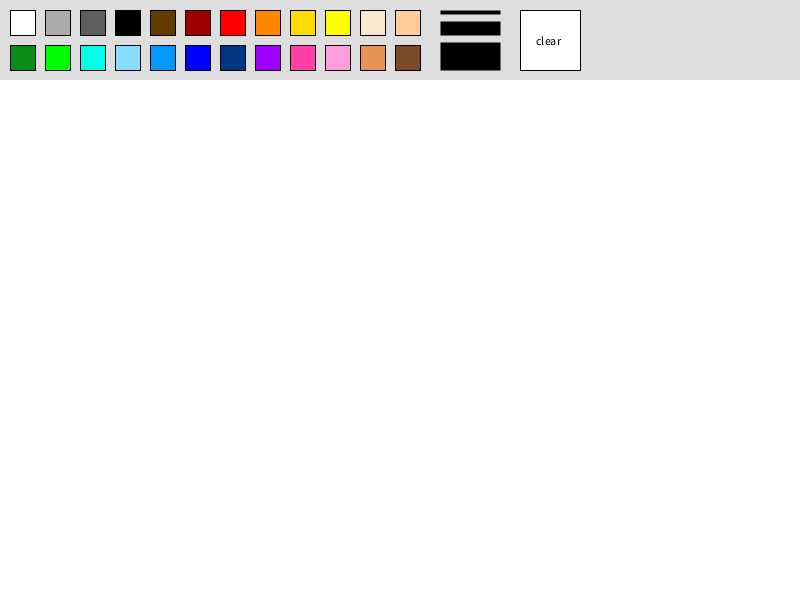
Frame 1 (no input)
Frame 60 (the mouse pressed at the canvas centre just before this capture): identical to frame 1, image omitted
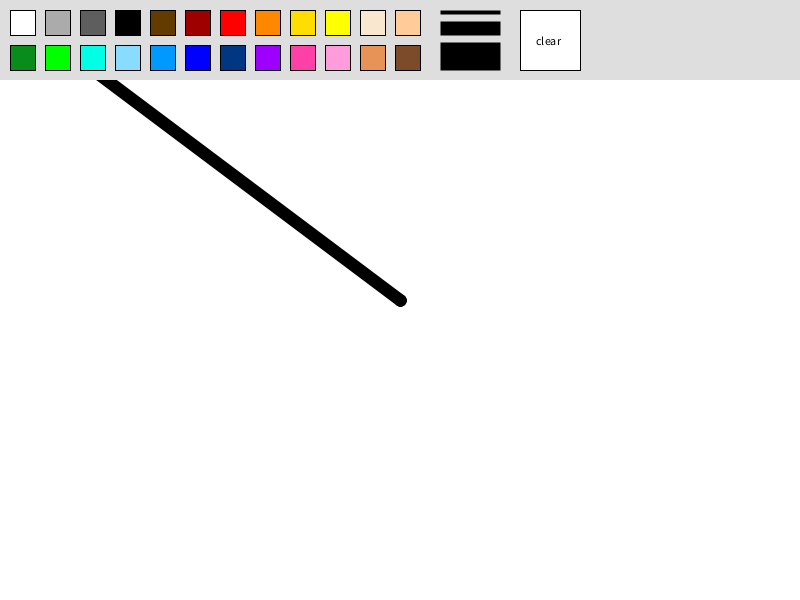
Frame 120 (the mouse held since frame 60 and released just before this capture)

The Processing sketch that drew these frames (run headless with seeded random() and noise(); from frame 60 on, the mouse is pressed at the canvas centre):

// Processing sketch: midterm
// ── midterm.pde
Brush bru;
Paint paints;

float size; // size of brush
color col; // brush color

int sizes = 0; // size of brush
  
boolean thicc = false; // checks to see if brush is set on changing or unchanging brush size
 
void setup() {
  size(800,600);
  smooth();
  background(255);
  
  bru = new Brush();
  paints = new Paint();
}

void draw() {
  
  bru.display(mouseX,mouseY,pmouseX,pmouseY);
  paints.display();
}

void mouseClicked() {
  paints.colorPicker();
  paints.sizePicker();
  paints.clearCanvas();
}

// ── Brush.pde
//https://forum.processing.org/two/discussion/17561/how-to-make-the-brush-stroke-change-based-on-the-speed-you-draw-a-line

class Brush {
  
  float speed; // speed of brush stroke
  
  void display(int x, int y, int pX, int pY) {
    strokeCap(ROUND);
    strokeWeight(size);
    if(mousePressed && !thicc) {
      speed = abs(x-pX) + abs(y-pY); // processing forum, changes brush size based on speed of mouse
      size = size + (speed-size) * 0.0178; // processing forum, smooth lines effect
      strokeWeight(size);
      stroke(col);
      line(mouseX,mouseY,pmouseX,pmouseY); // draws line
    }
    else if(mousePressed) {
      strokeWeight(size);
      stroke(col);
      line(mouseX,mouseY,pmouseX,pmouseY); // draws line

    }
  }
}

// ── Paint.pde
class Paint {
  float rectSize = 25; // size of color icons
  
  float sizeSmall = 4; // size of small brush stroke
  float sizeMedium = 14; // size of medium brush stroke
  float sizeLarge = 28; // size of large brush stroke
  
  color black = #000000; // Black
  color darkGrey = #5E5E5E; // Dark Grey
  color lightGrey = #ABABAB; // Light Grey
  color white = #FFFFFF; // White
  color brown = #633A00; // Brown
  color maroon = #9E0000; // Maroon
  color red = #FF0000; // Red
  color orange = #FF8800; // Orange
  color golden = #FFDD00; // Golden
  color yellow = #FFFF00; // Yellow
  color lightNude = #FAE7D0; // Light Nude
  color mediumNude = #FFCC99; // Medium Nude
  color darkGreen = #088C1A; // Dark Green
  color lightGreen = #00FF00; // Light Green
  color turquoise = #00FFE5; // Turquoise
  color lightBlue = #8ADCFF; // Light Blue
  color cerulean = #0099FF; // Cerulean
  color blue = #0000FF; // Blue
  color navy = #003682; // Navy
  color purple = #9D00FF; // Purple
  color rose = #FF40A6; // Rose
  color pink = #FF9CDB; // Pink
  color darkNude = #E79256; // Dark Nude
  color richNude = #7B4B2A; // Rich Nude
  
  int large = 0;
  int med = 0;
  int small = 0;
  

  
  void display() {
    noStroke();
    fill(#DEDEDE);
    rect(0,0,800,80); // grey bar in bg
    
    //color bar
    strokeWeight(1);
    stroke(black);
    fill(white); 
    rect(10,10,rectSize,rectSize);
    fill(lightGrey); 
    rect(45,10,rectSize,rectSize);
    fill(darkGrey); 
    rect(80,10,rectSize,rectSize);
    fill(black);
    rect(115,10,rectSize,rectSize);
    fill(brown); 
    rect(150,10,rectSize,rectSize);
    fill(maroon);
    rect(185,10,rectSize,rectSize);
    fill(red); 
    rect(220,10,rectSize,rectSize);
    fill(orange); 
    rect(255,10,rectSize,rectSize);
    fill(golden); 
    rect(290,10,rectSize,rectSize);
    fill(yellow); 
    rect(325,10,rectSize,rectSize);
    fill(lightNude); 
    rect(360,10,rectSize,rectSize);
    fill(mediumNude); 
    rect(395,10,rectSize,rectSize); 
    fill(darkGreen); 
    rect(10,45,rectSize,rectSize);
    fill(lightGreen); 
    rect(45,45,rectSize,rectSize);
    fill(turquoise); 
    rect(80,45,rectSize,rectSize);
    fill(lightBlue); 
    rect(115,45,rectSize,rectSize);
    fill(cerulean); 
    rect(150,45,rectSize,rectSize);
    fill(blue); 
    rect(185,45,rectSize,rectSize);
    fill(navy);
    rect(220,45,rectSize,rectSize);
    fill(purple); 
    rect(255,45,rectSize,rectSize);
    fill(rose); 
    rect(290,45,rectSize,rectSize);
    fill(pink); 
    rect(325,45,rectSize,rectSize);
    fill(darkNude); 
    rect(360,45,rectSize,rectSize);
    fill(richNude); 
    rect(395,45,rectSize,rectSize);
    
    //line strokes bar
    strokeCap(SQUARE);
    stroke(black);
    strokeWeight(sizeSmall);
    line(440,12,500,12);
    
    strokeWeight(sizeMedium);
    line(440,28,500,28);
    
    strokeWeight(sizeLarge);
    line(440,56,500,56);
    
    // clear button
    strokeWeight(1);
    fill(white);
    rect(520,10,60,60);
    fill(black);
    text("clear",536,45);
    
  }
  
  void colorPicker() {
    // picks color
    if(mouseX >= 10 && mouseX <= 35 && mouseY >= 10 && mouseY <= 35)
      col = white;
    if(mouseX >= 45 && mouseX <= 70  && mouseY >= 10 && mouseY <= 35)
      col = lightGrey;
    if(mouseX >= 80 && mouseX <= 105  && mouseY >= 10 && mouseY <= 35)
      col = darkGrey;
    if(mouseX >= 115 && mouseX <= 140  && mouseY >= 10 && mouseY <= 35)
      col = black;
    if(mouseX >= 150 && mouseX <= 175  && mouseY >= 10 && mouseY <= 35)
      col = brown;
    if(mouseX >= 185 && mouseX <= 210  && mouseY >= 10 && mouseY <= 35)
      col = maroon;
    if(mouseX >= 220 && mouseX <= 245  && mouseY >= 10 && mouseY <= 35)
      col = red;
    if(mouseX >= 255 && mouseX <= 280  && mouseY >= 10 && mouseY <= 35)
      col = orange;
    if(mouseX >= 290 && mouseX <= 315  && mouseY >= 10 && mouseY <= 35)
      col = golden;
    if(mouseX >= 325 && mouseX <= 350  && mouseY >= 10 && mouseY <= 35)
      col = yellow;
    if(mouseX >= 360 && mouseX <= 385  && mouseY >= 10 && mouseY <= 35)
      col = lightNude;
    if(mouseX >= 395 && mouseX <= 420  && mouseY >= 10 && mouseY <= 35)
      col = mediumNude;
    if(mouseX >= 10 && mouseX <= 35 && mouseY >= 45 && mouseY <= 70)
      col = darkGreen;
    if(mouseX >= 45 && mouseX <= 70 && mouseY >= 45 && mouseY <= 70)
      col = lightGreen;
    if(mouseX >= 80 && mouseX <= 105  && mouseY >= 45 && mouseY <= 70)
      col = turquoise;
    if(mouseX >= 115 && mouseX <= 140  && mouseY >= 45 && mouseY <= 70)
      col = lightBlue;
    if(mouseX >= 150 && mouseX <= 175  && mouseY >= 45 && mouseY <= 70)
      col = cerulean;
    if(mouseX >= 185 && mouseX <= 210  && mouseY >= 45 && mouseY <= 70)
      col = blue;
    if(mouseX >= 220 && mouseX <= 245  && mouseY >= 45 && mouseY <= 70)
      col = navy;
    if(mouseX >= 255 && mouseX <= 280  && mouseY >= 45 && mouseY <= 70)
      col = purple;
    if(mouseX >= 290 && mouseX <= 315  && mouseY >= 45 && mouseY <= 70)
      col = rose;
    if(mouseX >= 325 && mouseX <= 350  && mouseY >= 45 && mouseY <= 70)
      col = pink;
    if(mouseX >= 360 && mouseX <= 385  && mouseY >= 45 && mouseY <= 70)
      col = darkNude;
    if(mouseX >= 395 && mouseX <= 420  && mouseY >= 45 && mouseY <= 70)
      col = richNude;
  }
  
  void sizePicker() {
    // picks size
    if(mouseX >= 440 && mouseX <= 500 && mouseY >= 10 && mouseY <= 14){
      //changes brush size based on the boolean thicc. you can either draw with changing brush size or draw with an unchanging brush size
      if(thicc){
        sizes = 0; 
      }
      else{
        sizes += 1;
      }
      size = sizeSmall;
    }
    if(mouseX >= 440 && mouseX <= 500 && mouseY >= 21 && mouseY <= 35){
      size = sizeMedium;
      if(thicc){
        sizes = 0;
      }
      else{
        sizes += 1;
      }
    }
    if(mouseX >= 440 && mouseX <= 500 && mouseY >= 42 && mouseY <= 70){
      size = sizeLarge;
      if(thicc){
        sizes = 0;
      }
      else{
        sizes += 1;
      }
    }
     if(sizes%2 != 0){
       thicc = true;
     }
      else{
        thicc = false;
      }
  }
  
  void clearCanvas() {
    // clears  canvas
    if(mouseX >= 520 && mouseX <= 580 && mouseY >= 10 && mouseY <= 70)
       background(white);
  }
}
